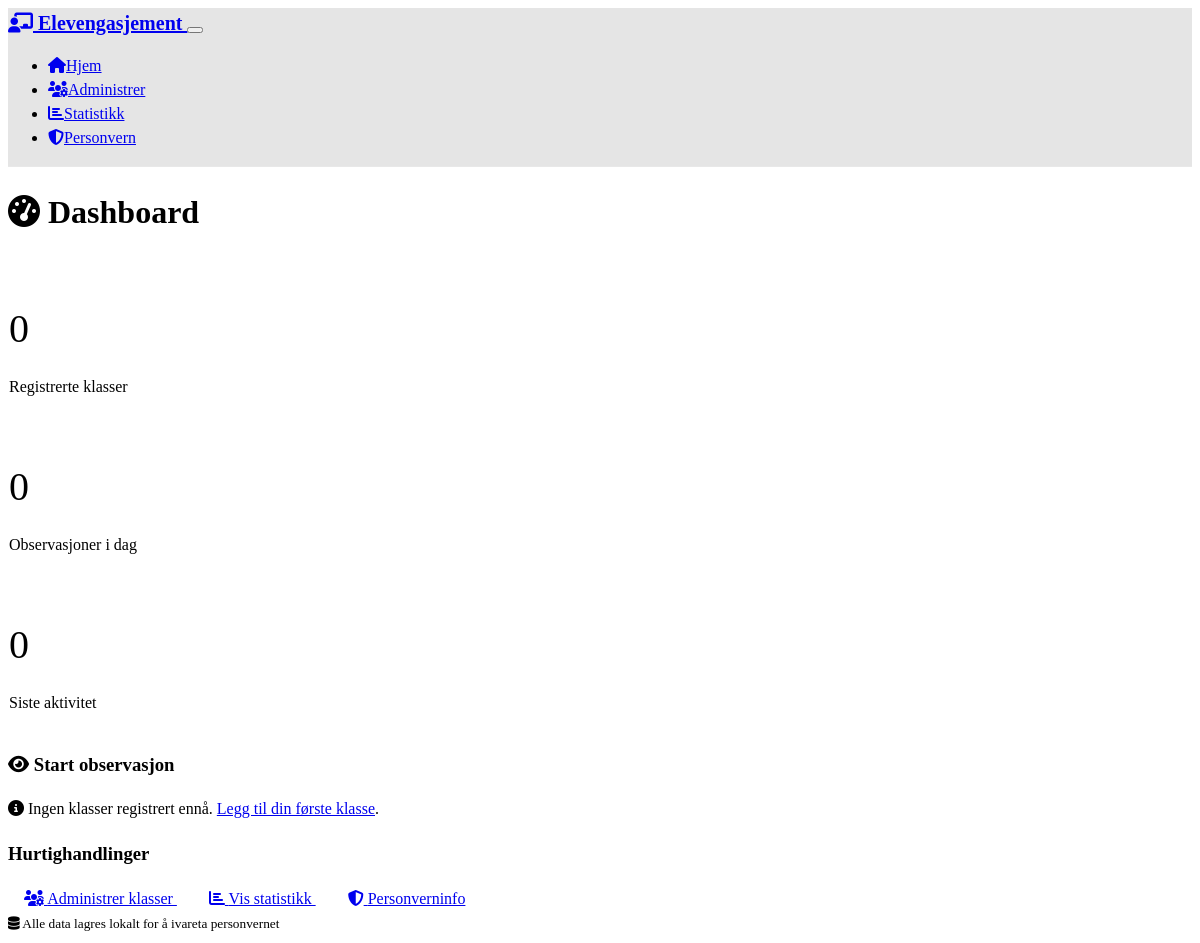
Before: / with the older database file.
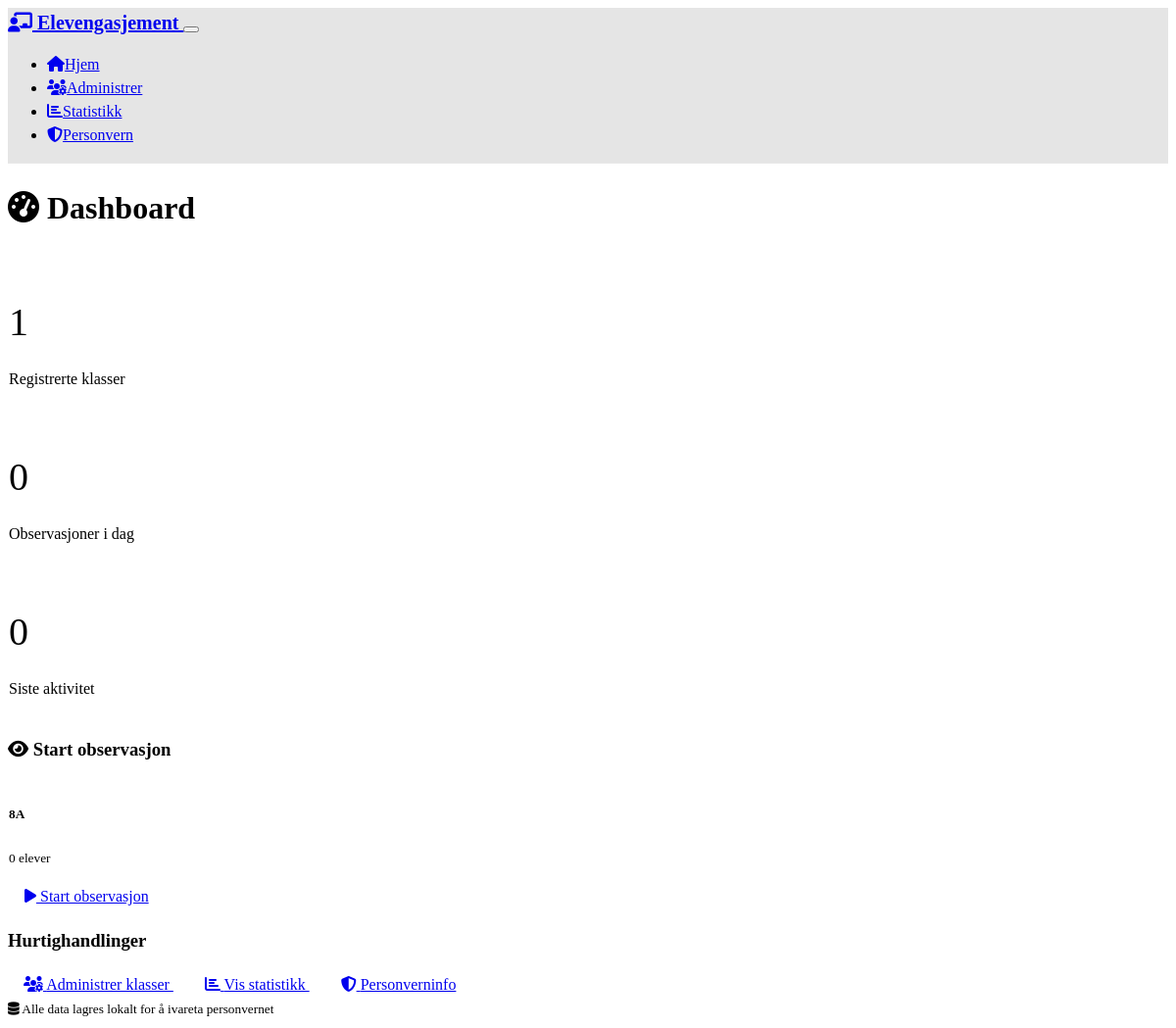
After: the same page with the newer database file.
### models.py (models this page shows, shortened)
class Class(db.Model):
    id = db.Column(db.Integer, primary_key=True)
    name = db.Column(db.String(50), unique=True, nullable=False)
    created_at = db.Column(db.DateTime, default=datetime.utcnow)
    students = db.relationship('Student', backref='class_ref', lazy=True, cascade='all, delete-orphan')

### app.py (the view)
@app.route('/')
def index():
    classes = Class.query.all()
    recent_observations = Observation.query.order_by(Observation.timestamp.desc()).limit(10).all()
    today_count = Observation.query.filter(
        func.date(Observation.timestamp) == date.today()
    ).count()
    return render_template('index.html',
                         classes=classes,
                         recent_observations=recent_observations,
                         today_count=today_count)

### templates/index.html (shortened to what this page needs)
{% extends "base.html" %}
{% block content %}
<div class="row">
    <div class="col-12">
        <h1 class="mb-4">
            <i class="fas fa-tachometer-alt me-2"></i>
            Dashboard
        </h1>
    </div>
</div>
<div class="row mb-4">
    <div class="col-md-4">
        <div class="card">
            <div class="card-body text-center">
                <h3 class="text-primary">{{ classes|length }}</h3>
                <p class="card-text">Registrerte klasser</p>
            </div>
        </div>
    </div>
    <div class="col-md-4">
        <div class="card">
            <div class="card-body text-center">
                <h3 class="text-success">{{ today_count }}</h3>
                <p class="card-text">Observasjoner i dag</p>
            </div>
        </div>
    </div>
    <div class="col-md-4">
        <div class="card">
            <div class="card-body text-center">
                <h3 class="text-info">{{ recent_observations|length }}</h3>
                <p class="card-text">Siste aktivitet</p>
            </div>
        </div>
    </div>
</div>
<div class="row mb-4">
    <div class="col-12">
        <h3>
            <i class="fas fa-eye me-2"></i>
            Start observasjon
        </h3>
        {% if classes %}
            <div class="row">
                {% for class in classes %}
                    <div class="col-md-6 col-lg-4 mb-3">
                        <div class="card">
                            <div class="card-body">
                                <h5 class="card-title">{{ class.name }}</h5>
                                <p class="card-text">
                                    <small class="text-muted">
                                        {{ class.students|length }} elever
                                    </small>
                                </p>
                                <a href="{{ url_for('observe_class', class_id=class.id) }}"
                                   class="btn btn-primary btn-sm">
                                    <i class="fas fa-play me-1"></i>
                                    Start observasjon
                                </a>
                            </div>
                        </div>
                    </div>
                {% endfor %}
            </div>
        {% else %}
            <div class="alert alert-info">
                <i class="fas fa-info-circle me-2"></i>
                Ingen klasser registrert ennå.
                <a href="{{ url_for('manage_classes') }}" class="alert-link">Legg til din første klasse</a>.
            </div>
        {% endif %}
    </div>
</div>
<div class="row mt-4">
    <div class="col-12">
        <h3>Hurtighandlinger</h3>
        <div class="d-grid gap-2 d-md-block">
            <a href="{{ url_for('manage_classes') }}" class="btn btn-outline-primary">
                <i class="fas fa-users-cog me-1"></i>
                Administrer klasser
            </a>
            <a href="{{ url_for('statistics') }}" class="btn btn-outline-info">
                <i class="fas fa-chart-bar me-1"></i>
                Vis statistikk
            </a>
            <a href="{{ url_for('privacy_info') }}" class="btn btn-outline-secondary">
                <i class="fas fa-shield-alt me-1"></i>
                Personverninfo
            </a>
        </div>
    </div>
</div>
{% endblock %}

### templates/base.html (shortened to what this page needs)
<!DOCTYPE html>
<html lang="no" data-bs-theme="dark">
<head>
    <link href="https://cdn.replit.com/agent/bootstrap-agent-dark-theme.min.css" rel="stylesheet">
    <link rel="stylesheet" href="https://cdnjs.cloudflare.com/ajax/libs/font-awesome/6.4.0/css/all.min.css">
    <link rel="stylesheet" href="{{ url_for('static', filename='style.css') }}">
</head>
<body>
    <nav class="navbar navbar-expand-lg navbar-dark">
        <div class="container">
            <a class="navbar-brand" href="{{ url_for('index') }}">
                <i class="fas fa-chalkboard-teacher me-2"></i>
                Elevengasjement
            </a>
            <button class="navbar-toggler" type="button" data-bs-toggle="collapse" data-bs-target="#navbarNav">
            </button>
            <div class="collapse navbar-collapse" id="navbarNav">
                <ul class="navbar-nav ms-auto">
                    <li class="nav-item">
                        <a class="nav-link" href="{{ url_for('index') }}">
                            <i class="fas fa-home me-1"></i>Hjem
                        </a>
                    </li>
                    <li class="nav-item">
                        <a class="nav-link" href="{{ url_for('manage_classes') }}">
                            <i class="fas fa-users-cog me-1"></i>Administrer
                        </a>
                    </li>
                    <li class="nav-item">
                        <a class="nav-link" href="{{ url_for('statistics') }}">
                            <i class="fas fa-chart-bar me-1"></i>Statistikk
                        </a>
                    </li>
                    <li class="nav-item">
                        <a class="nav-link" href="{{ url_for('privacy_info') }}">
                            <i class="fas fa-shield-alt me-1"></i>Personvern
                        </a>
                    </li>
                </ul>
            </div>
        </div>
    </nav>
    <main class="container mt-4">
        {% block content %}{% endblock %}
    </main>
    <footer class="mt-5 py-4 text-center text-muted">
        <div class="container">
            <small>
                <i class="fas fa-database me-1"></i>
                Alle data lagres lokalt for å ivareta personvernet
            </small>
        </div>
    </footer>
</body>
</html>

### static/style.css (style rules this page uses)
:root { --primary-color: hsl(210, 100%, 50%); --success-color: hsl(120, 60%, 50%); --info-color: hsl(195, 100%, 50%); --warning-color: hsl(45, 100%, 50%); --danger-color: hsl(0, 100%, 50%); --secondary-color: hsl(210, 10%, 50%); }
body { font-size: 16px; line-height: 1.5; }
.btn { min-height: 48px; padding: 12px 16px; }
.card-body h3 { font-size: 2.5rem; font-weight: 300; margin-bottom: 0.5rem; }
.navbar { background-color: rgba(0, 0, 0, 0.1) !important; backdrop-filter: blur(10px); border-bottom: 1px solid rgba(255, 255, 255, 0.1); }
.navbar-brand { font-weight: 600; font-size: 1.25rem; }
.card { border: 1px solid rgba(255, 255, 255, 0.1); border-radius: 12px; background-color: rgba(255, 255, 255, 0.05); }

Changed rows visible on the page:
added Class: name "8A", students|length "0"
Other visible differences:
{{ classes|length }}: "0" → "1"
text no longer shown: "Ingen klasser registrert ennå. Legg til din første klasse ."
